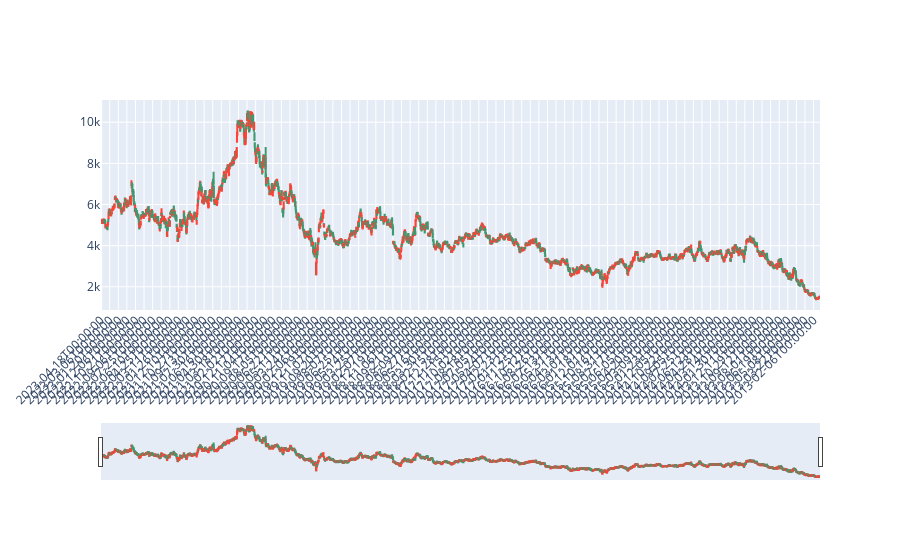

Source (notebook cell):
### Code cell
plot_candle_chart(x, vals, labels)
